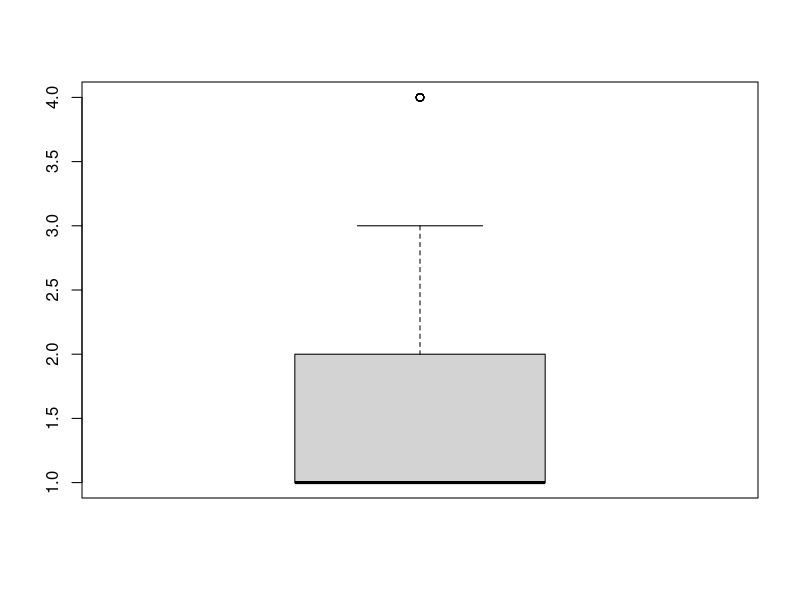
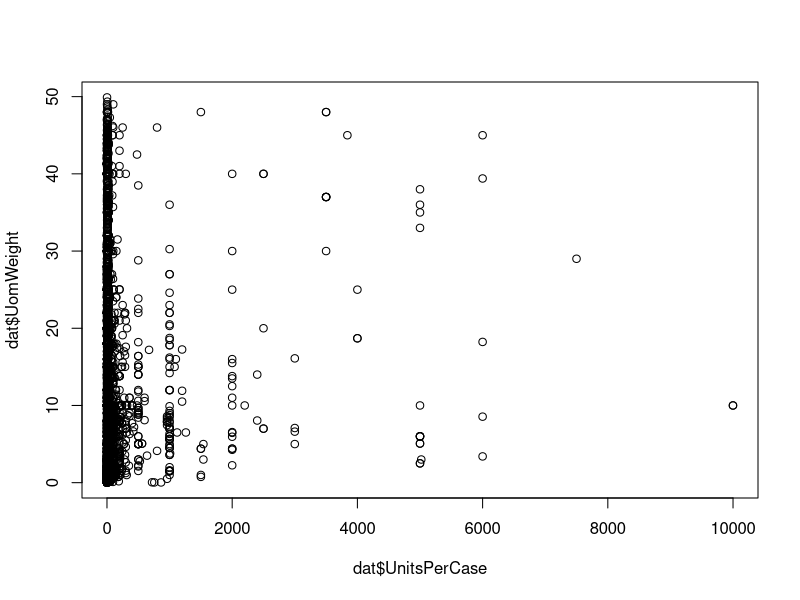
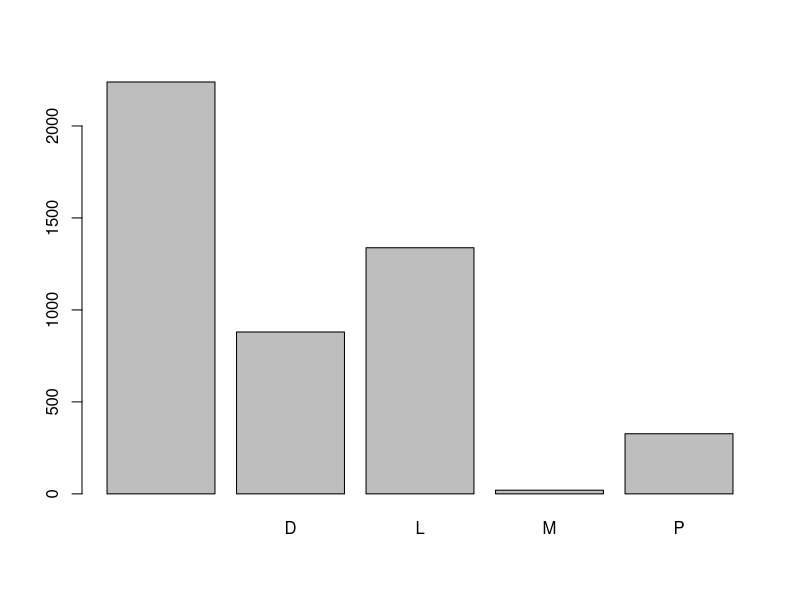
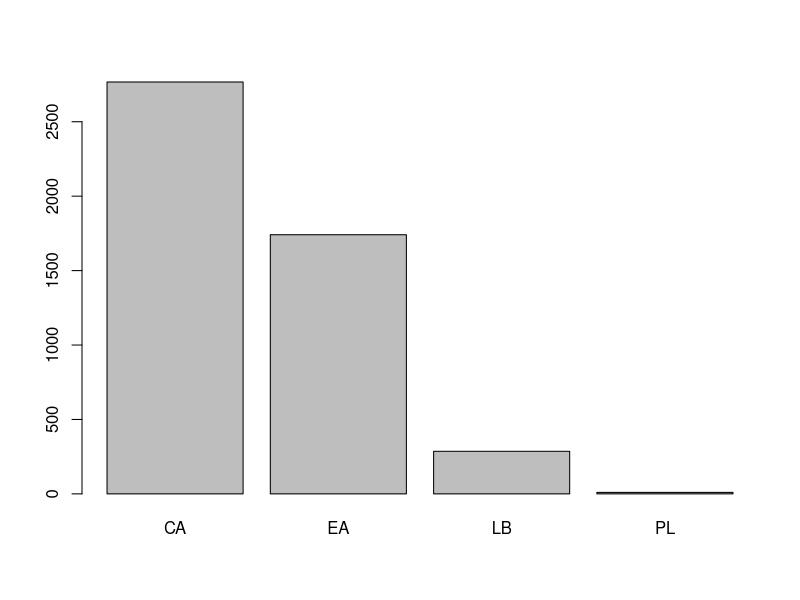
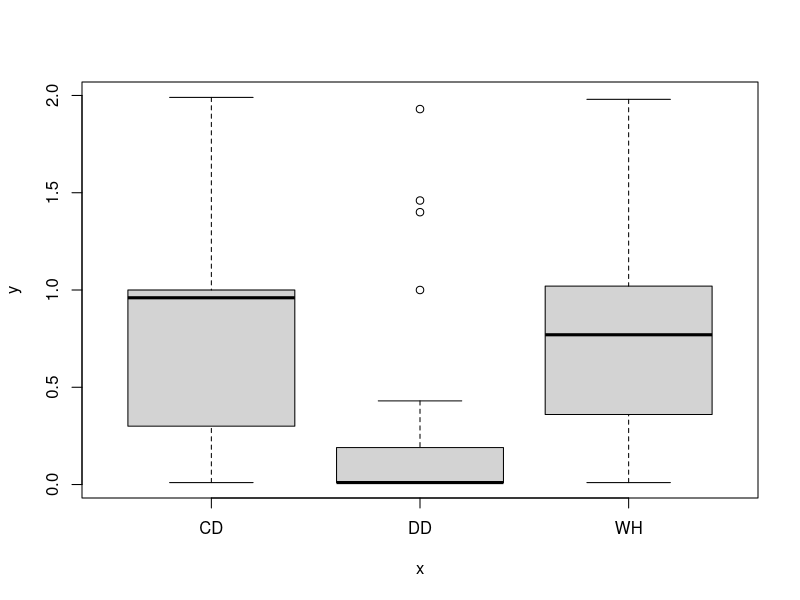
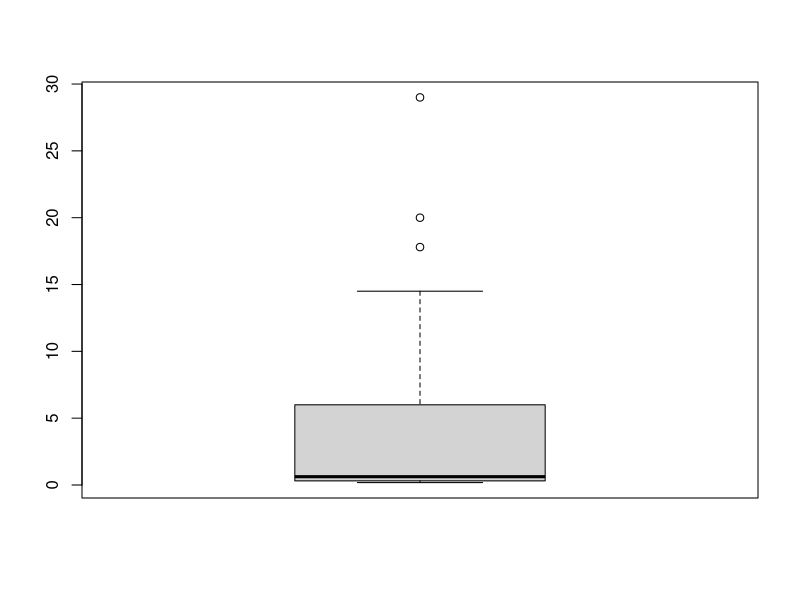
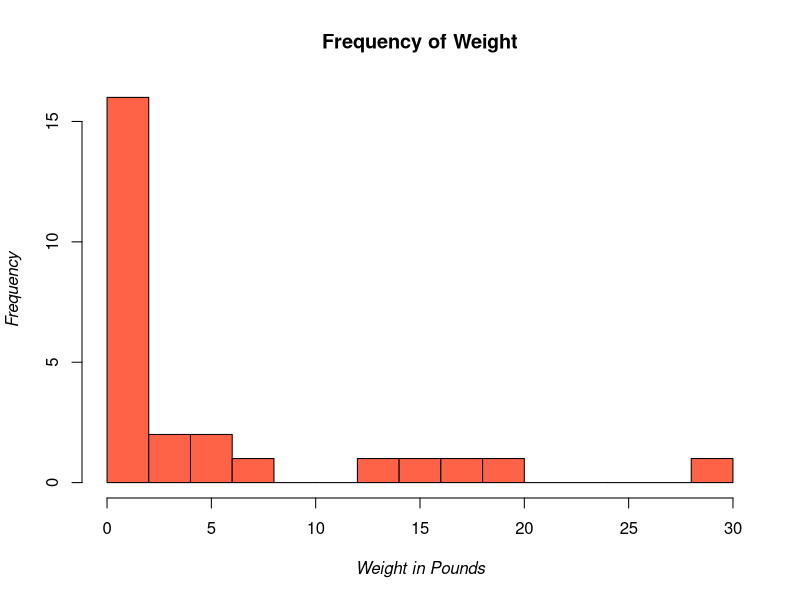
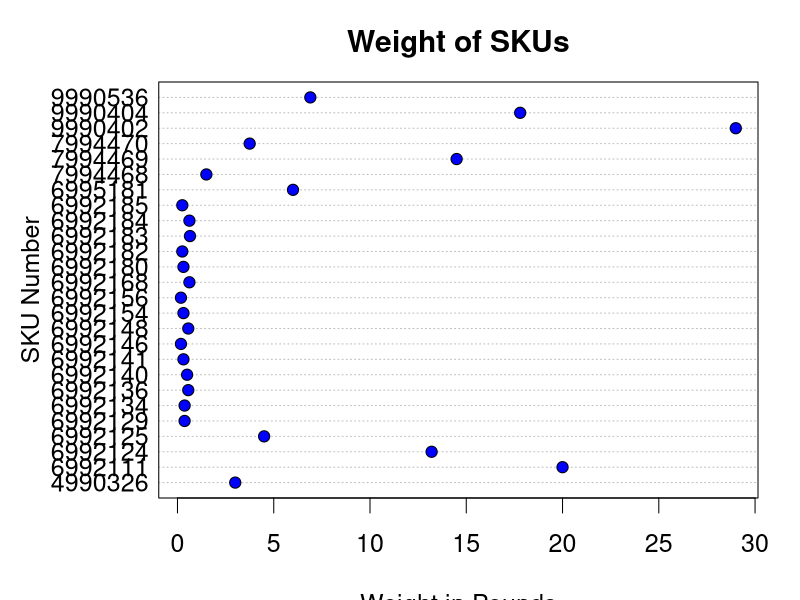

Write R code to recreate these figures, in order.
setwd("C:/Users/Dylan/OneDrive - Texas Tech University/Spring 2022/IE 4331 Exploratory Data Analysis/Assignments/Assignment 3")
dat<-read.csv("SKU Master.csv")

dat<-na.omit(dat)

dat<-dat[dat$UomCube<2,]
dat<-dat[dat$UomCube>0,]

dat<-dat[dat$UomWeight<50,]
dat<-dat[dat$UomWeight>0,]

dat$Uom<-as.factor(dat$Uom)
dat$Whs<-as.factor(dat$Whs)
dat$Flow<-as.factor(dat$Flow)

dat$SkuNbr<-as.factor(dat$SkuNbr)

dat<-dat[dat$Uom %in% c("CA","EA","PL","LB"),] #would not filter

#datCA<-dat[dat$Uom=="CA",]
#datEA<-dat[dat$Uom=="EA",]
#datPL<-dat[dat$Uom=="PL",]
#datLB<-dat[dat$Uom=="LB",]

#dat<-merge(datCA,datEA,all=TRUE) #ask about all=true
#dat<-merge(dat,datPL,all=TRUE)
#dat<-merge(dat,datLB,all=TRUE)

dat<-droplevels(dat)

boxplot(dat$Uom) # 1 Outlier above the whisker
plot(dat$UnitsPerCase,dat$UomWeight) #seemingly no correlation

#dat<-dat[!(dat$Whs==""),] #remove observations that has a blank entry or leave it in?
dat<-droplevels(dat)

plot(dat$Whs)
plot(dat$Uom)

plot(dat$Flow,dat$UomCube) #dat$Flow must be a factor not character

#consider only Direct to Store
dat<-dat[dat$Flow=="DD",]
boxplot(dat$UomWeight) 
#there are 3 outliers above the boxplot which have the value of 29,20, and 17.80
#unsure of what UoM meaning and how it correlates to weight. 
#Units per case seem to be an important factor here

hist(dat$UomWeight,
     breaks=20,
     main="Frequency of Weight",
     xlab="Weight in Pounds",
     font.lab=3,
     col="tomato")

dotchart(dat$UomWeight,
     main="Weight of SKUs",
     labels=dat$SkuNbr,
     pch=21,
     bg="Blue",
     ylab="SKU Number",
     xlab="Weight in Pounds",
     cex=1.5
     ) #SKU 47849990402 has the highest UomWeight at 29
dat<-droplevels(dat)
stripchart(dat$UomWeight~dat$Uom,
           main="Weight by Unit of Measure",
           xlab="Weight in Pounds",
           ylab="Unit of Measurement",
           pch=21,
           bg="Olivedrab",
           cex=1.5,
           cex.lab=1.5,
           cex.main=1.5)
legend("topright",
       c("EA= each","CA = Case"))

       